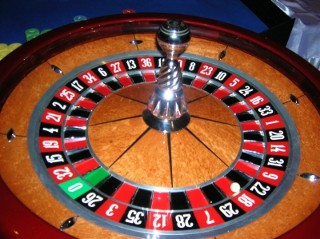
//> input picture cv22_color_detect/cat.jpg, 320 x 239 px
$ ./main   (built with g++ and OpenCV 4)
//> lines starting //> are read from the running program, lines starting //| are printed output that depends on the picture
#include <cv.h>
#include <highgui.h>
#include <stdlib.h>
#include <stdio.h>
#include <iostream>

typedef enum {
	SRC_FIRST,

	R_PLANE,
	G_PLANE,
	B_PLANE,

	R_RANGED,
	G_RANGED,
	B_RANGED,
	RGB_ANDED,

	NUMBER_OF_IMAGES,
} IMAGE_NUMBERS;

typedef struct {
	const char *windowName;
	IplImage *img;
} IMG_STRUCT;

IMG_STRUCT images[NUMBER_OF_IMAGES] = {
	"original", NULL,

	"R plane", NULL,
	"G plane", NULL,
	"B plane", NULL,

	"R ranged", NULL,
	"G ranged", NULL,
	"B ranged", NULL,

	"RGB AND", NULL,
};

int Rmin,Rmax,Gmin,Gmax,Bmin,Bmax;
int RgbMax = 256;

const char *defaultName = "cat.jpg";
const char ESC = 27;
const char ENTER = 13;

void createImagesAndWindows(IplImage *);
void showAllImages();
void releaseAllImages();
void setMinMax();


void andAllPlanes(){
	cvAnd(images[R_RANGED].img,images[G_RANGED].img,images[RGB_ANDED].img);
	cvAnd(images[RGB_ANDED].img,images[B_RANGED].img,images[RGB_ANDED].img);
	cvShowImage(images[RGB_ANDED].windowName,images[RGB_ANDED].img);
}

void redTrackbar(int){
	IMG_STRUCT *plane = images + R_PLANE;
	IMG_STRUCT *ranged = images + R_RANGED;
	int min = Rmin;
	int max = Rmax;
	cvInRangeS(plane->img,cvScalar(min),cvScalar(max),ranged->img);
	cvShowImage(ranged->windowName,ranged->img);
	andAllPlanes();

}

void greenTrackbar(int){
	IMG_STRUCT *plane = images + G_PLANE;
	IMG_STRUCT *ranged = images + G_RANGED;
	int min = Gmin;
	int max = Gmax;
	cvInRangeS(plane->img,cvScalar(min),cvScalar(max),ranged->img);
	cvShowImage(ranged->windowName,ranged->img);
	andAllPlanes();
}

void blueTrackbar(int){
	IMG_STRUCT *plane = images + B_PLANE;
	IMG_STRUCT *ranged = images + B_RANGED;
	int min = Bmin;
	int max = Bmax;
	cvInRangeS(plane->img,cvScalar(min),cvScalar(max),ranged->img);
	cvShowImage(ranged->windowName,ranged->img);
	andAllPlanes();
}


int main(int argc, char *argv[])
{
	using namespace std;
	const char *filename = (argc > 1) ? argv[1] : defaultName;

	IplImage *srcPtr = cvLoadImage(filename,CV_LOAD_IMAGE_UNCHANGED);
//> srcPtr is the input picture: 239 rows x 320 cols, CV_8UC3; mean B, G, R 59.6, 74, 122.6
	if (!srcPtr){
		cout << "Can't load image: " << filename << endl;
		cin.ignore();
		exit(1);
	}
	images[SRC_FIRST].img = srcPtr;
//> images = 8 items
	assert(srcPtr->depth == 8 && srcPtr->nChannels == 3 );
	cout << "Image loaded: " << filename << endl;

	createImagesAndWindows(srcPtr);
	setMinMax();


	cvCreateTrackbar("R min",images[R_RANGED].windowName,&Rmin,RgbMax,redTrackbar);
	cvCreateTrackbar("R max",images[R_RANGED].windowName,&Rmax,RgbMax,redTrackbar);
	cvCreateTrackbar("G min",images[G_RANGED].windowName,&Gmin,RgbMax,greenTrackbar);
	cvCreateTrackbar("G max",images[G_RANGED].windowName,&Gmax,RgbMax,greenTrackbar);
	cvCreateTrackbar("B min",images[B_RANGED].windowName,&Bmin,RgbMax,blueTrackbar);
	cvCreateTrackbar("B max",images[B_RANGED].windowName,&Bmax,RgbMax,blueTrackbar);
	showAllImages();

	redTrackbar(0);
	greenTrackbar(0);
	blueTrackbar(0);

	cvWaitKey();

	releaseAllImages();

	cvDestroyAllWindows();
}

void createImagesAndWindows(IplImage *src){
	for (int i = SRC_FIRST + 1; i < NUMBER_OF_IMAGES; ++i){
		images[i].img = cvCreateImage(cvGetSize(src),IPL_DEPTH_8U,1);
		cvNamedWindow(images[i].windowName,CV_WINDOW_AUTOSIZE);
	}
	cvSplit(src,images[B_PLANE].img,images[G_PLANE].img,images[R_PLANE].img,0);
}

void showAllImages(){
	for (int i = 0; i < NUMBER_OF_IMAGES; ++i)
		cvShowImage(images[i].windowName,images[i].img);
}

void releaseAllImages(){
	for (int i = 0; i < NUMBER_OF_IMAGES; ++i)
		cvReleaseImage(&images[i].img);
}

void setMinMax(){
	double framemin = 0;
	double framemax = 0;
	cvMinMaxLoc(images[R_PLANE].img,&framemin,&framemax);
//> framemax = 255
	Rmin = (int) framemin;
	Rmax = (int) framemax;
//> Rmax = 255
	cvMinMaxLoc(images[G_PLANE].img,&framemin,&framemax);
	Gmin = (int) framemin;
	Gmax = (int) framemax;
//> Gmax = 255
	cvMinMaxLoc(images[B_PLANE].img,&framemin,&framemax);
	Bmin = (int) framemin;
	Bmax = (int) framemax;
//> Bmax = 255
//> the loop in showAllImages, `for (int i = 0; i < NUMBER_OF_IMAGES; ++i)` made 8 passes
//> pass 2, in showAllImages, `cvShowImage(images[i].windowName,images[i].img);`:
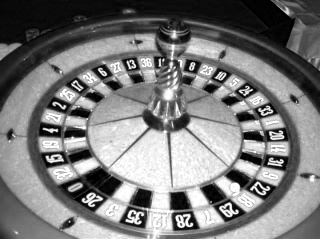
//> window 'R plane': 239 rows x 320 cols, CV_8UC1; min 0, max 255, mean 122.6
//> in greenTrackbar, `cvInRangeS(plane->img,cvScalar(min),cvScalar(max),ranged->img);`:
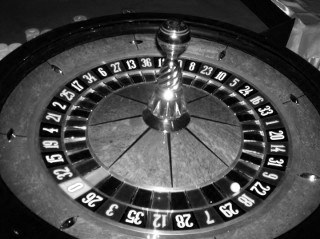
//> plane->img: 239 rows x 320 cols, CV_8UC1; min 0, max 255, mean 74
//> in blueTrackbar, `cvInRangeS(plane->img,cvScalar(min),cvScalar(max),ranged->img);`:
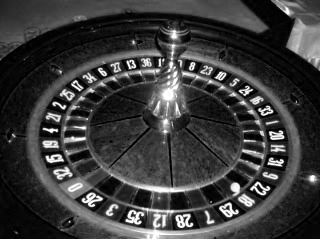
//> plane->img: 239 rows x 320 cols, CV_8UC1; min 0, max 255, mean 59.6

}
